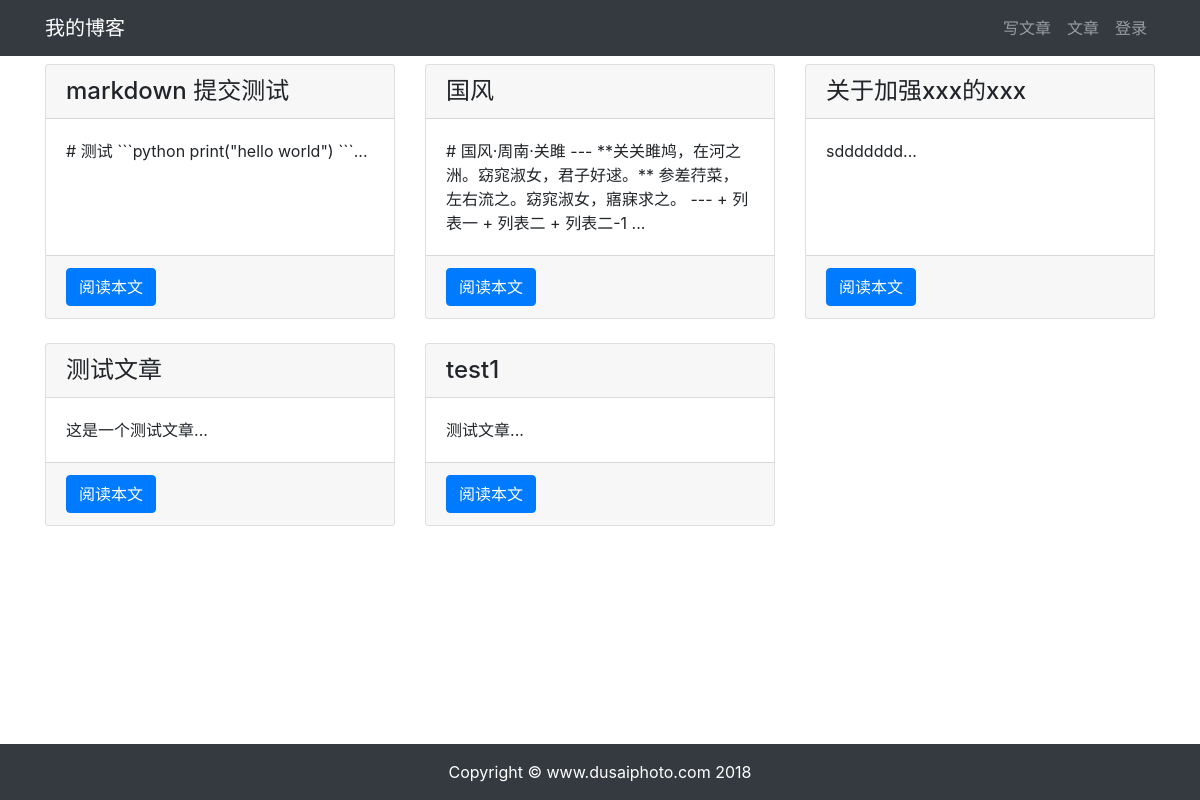
The page /article/article-list/ on the database as committed earlier.
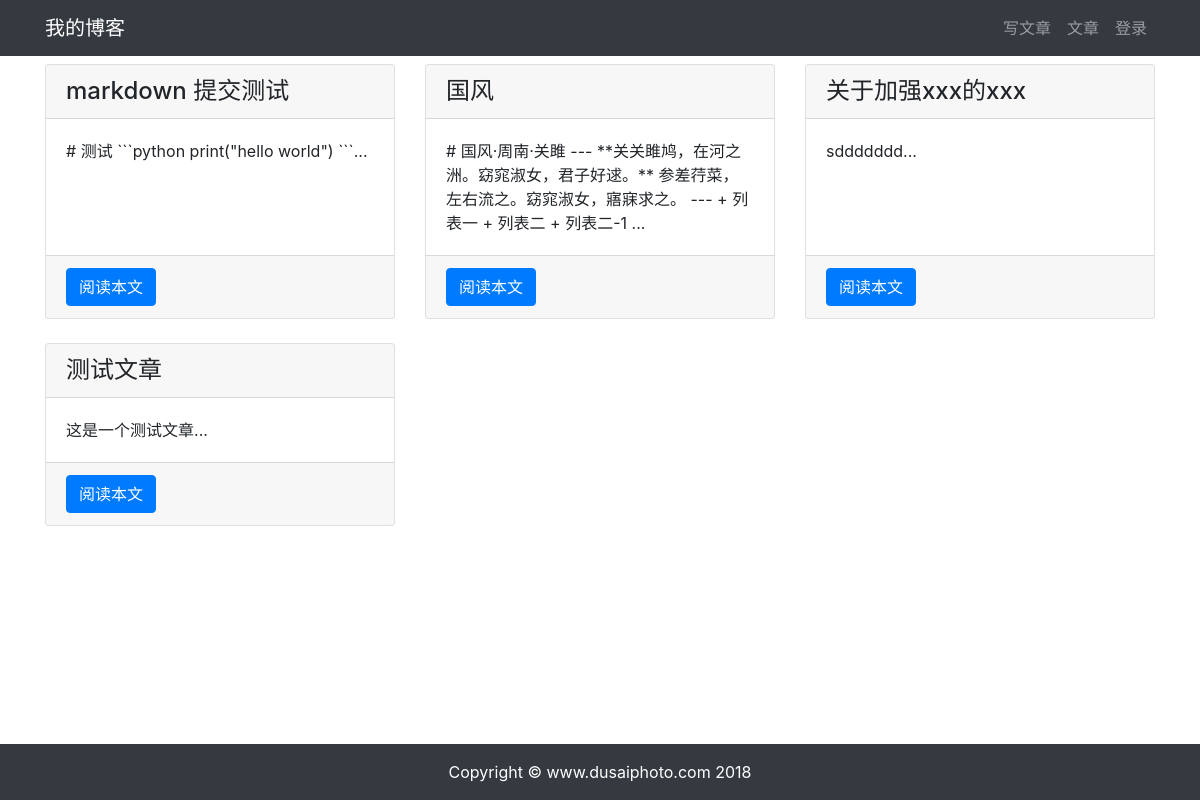
The same page on the database as committed later.
### article/models.py (models this page shows, shortened)
class ArticlePost(models.Model):
    author = models.ForeignKey(User, on_delete=models.CASCADE)
    title = models.CharField(max_length=100)
    body = models.TextField()
    created = models.DateTimeField(default=timezone.now)
    updated = models.DateTimeField(auto_now=True)
    class Meta:
        ordering = ('-created',)

### article/views.py (the view)
# urls.py: path('article-list/',views.article_list,name='article_list'),
def article_list(request):
    articles = ArticlePost.objects.all()
    context = {'articles':articles}
    return render(request,'article/list.html',context)

### templates/article/list.html (shortened to what this page needs)
{% extends "base.html" %}
{% load static %}
{% block content %}
<div class="container">
    <div class="row mt-2">
        {% for article in articles %}
        <div class="col-4 mb-4">
            <div class="card h-100">
                <h4 class="card-header">{{ article.title }}</h4>
                <div class="card-body">
                    <p class="card-text">{{ article.body|slice:'100' }}...</p>
                </div>
                <div class="card-footer">
                    <a href="{% url 'article:article_detail' article.id %}" class="btn btn-primary">阅读本文</a>
                </div>
            </div>
        </div>
        {% endfor %}
    </div>
</div>
{% endblock content %}

### templates/base.html (shortened to what this page needs)
    使用 Django 3 学习的读者改为 {% load static %}
{% load static %}
<!DOCTYPE html>
<html lang="zh-cn">
<head>
    <link rel="stylesheet" href="{% static 'bootstrap/css/bootstrap.min.css' %}">
    <link rel="stylesheet" href="{% static 'md_css/monokai.css' %}">
</head>
<body>
    {% include 'header.html' %}
    {% block content %}{% endblock content %}
    {% include 'footer.html' %}
</body>
</html>

### templates/header.html (shortened to what this page needs)
<nav class="navbar navbar-expand-lg navbar-dark bg-dark">
    <div class="container">
      <a class="navbar-brand" href="#">我的博客</a>
      <div>
        <ul class="navbar-nav">
          <li class="nav-item">
            <a class="nav-link" href="{% url 'article:article_create' %}">写文章</a>
        </li>
          <li class="nav-item">
            <a class="nav-link" href="{% url 'article:article_list' %}">文章</a>
          </li>
    {% if user.is_authenticated %}
    <li class="nav-item dropdown">
        <a class="nav-link dropdown-toggle" href="#" id="navbarDropdown" role="button" data-toggle="dropdown" aria-haspopup="true" aria-expanded="false">
          {{ user.username }}
        </a>
        <div class="dropdown-menu" aria-labelledby="navbarDropdown">
          <a class="dropdown-item" href="#" onclick="user_delete()">删除用户</a>
          <a class="dropdown-item" href='{% url "userprofile:logout" %}'>退出登录</a>
        </div>
        <div class="dropdown-menu" aria-labelledby="navbarDropdown">
          <a class="dropdown-item" href='{% url "userprofile:edit" user.id %}'>个人信息</a>
      </div>
    </li>
    {% else %}
    <li class="nav-item">
        <a class="nav-link" href="{% url 'userprofile:login' %}">登录</a>
    </li>
    {% endif %}
        </ul>
      </div>
    </div>
  </nav>

### templates/footer.html
{% load static %}
<div>
    <br><br><br>
</div>
<footer class="py-3 bg-dark fixed-bottom">
    <div class="container">
        <p class="m-0 text-center text-white">Copyright &copy; www.dusaiphoto.com 2018</p>
    </div>
</footer>

Rows that differ between the two databases and show on the page:
removed ArticlePost: title "test1", body "测试文章"
